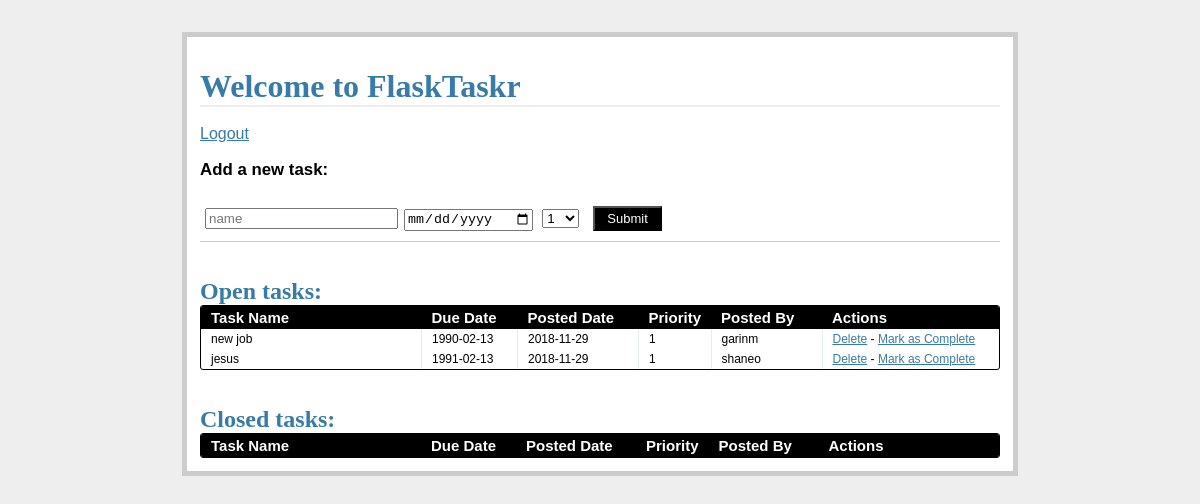
The page /tasks/ (signed in) on the database as committed earlier.
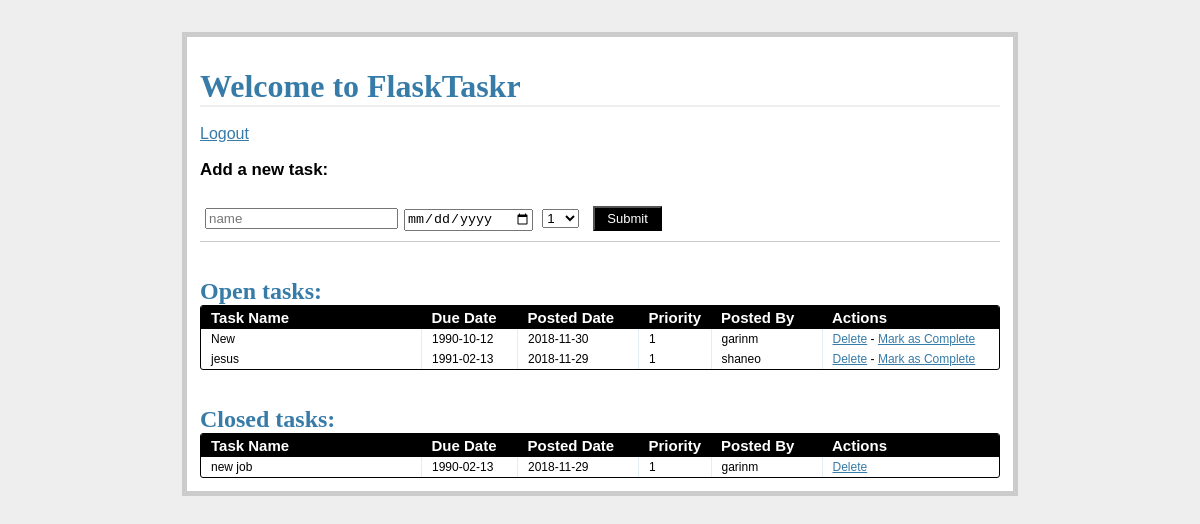
The same page on the database as committed later.
### models.py (models this page shows, shortened)
class Task(db.Model):
    __tablename__ = 'tasks'
    task_id = db.Column(db.Integer, primary_key=True)
    name = db.Column(db.String, nullable=False)
    due_date = db.Column(db.Date, nullable=False)
    priority = db.Column(db.Integer, nullable=False)
    posted_date = db.Column(db.Date, default=datetime.datetime.utcnow())
    status = db.Column(db.Integer)
    user_id = db.Column(db.Integer, db.ForeignKey('user.id'))

class User(db.Model):
    __tablename = 'users'
    id = db.Column(db.Integer, primary_key=True)
    name = db.Column(db.String, unique=True, nullable=False)
    email = db.Column(db.String, unique=True, nullable=False)
    password = db.Column(db.String, nullable=False)
    tasks = db.relationship('Task', backref='poster')

### views.py (the view)
@app.route('/tasks/')
@login_required
def tasks():
    return render_template(
        'tasks.html',
        form=AddTaskForm(request.form),
        open_tasks=open_tasks(),
        closed_tasks=closed_tasks()
    )

### forms.py
class AddTaskForm(FlaskForm):
    task_id = IntegerField()
    name = StringField('Task Name', validators=[DataRequired()])
    due_date = DateField(
        'Date Due (mm/dd/yyyy)',
        validators=[DataRequired()], format='%m/%d/%Y'
    )
    priority = SelectField(
        'Priority',
        validators=[DataRequired()],
        choices=[
            ('1', '1'), ('2', '2'), ('3', '3'), ('4', '4'), ('5', '5'),
             ('6', '6'), ('7', '7'), ('8', '8'), ('9', '9'), ('10', '10'),
        ]
    )
    status = IntegerField('Status')

### views.py (called while the page is built)
def open_tasks():
    return db.session.query(Task).filter_by(status='1').order_by(Task.due_date.asc())

def closed_tasks():
    return db.session.query(Task).filter_by(status='0').order_by(Task.due_date.asc())

def login_required(test):
    @wraps(test)
    def wrap(*args, **kwargs):
        if "logged_in" in session:
            return test(*args, **kwargs)
        else:
            flash('You need to login first.')
            return redirect(url_for('login'))
    return wrap

### templates/tasks.html (shortened to what this page needs)
{% extends "_base.html" %}
{% block content %}
<h1>Welcome to FlaskTaskr</h1>
<br>
<a href="{{ url_for('logout') }}">Logout</a>
<div class="add-task">
  <h3>Add a new task:</h3>
  <form action="{{ url_for('new_task') }}" method="post" class="inline-form">
    <div class="input-group">
      {{ form.name(placeholder="name") }}
    </div>
    <div class="input-group">
      {{ form.due_date(placeholder="due date") }}
    </div>
    <div class="input-group">
      {{ form.priority(placeholder="priority") }}
    </div>
    <div class="input-group">
      <button class="button" type="submit">Submit</button>
    </div>
</div>
<div class="entries">
  <br>
  <br>
  <h2>Open tasks:</h2>
  <div class="datagrid">
    <table>
      <thead>
        <tr>
          <th width="200px"><strong>Task Name</strong></th>
          <th width="75px"><strong>Due Date</strong></th>
          <th width="100px"><strong>Posted Date</strong></th>
          <th width="50px"><strong>Priority</strong></th>
          <th width="90px"><strong>Posted By</strong></th>
          <th><strong>Actions</strong></th>
        </tr>
      </thead>
      {% for task in open_tasks %}
        <tr>
          <td width="200px">{{ task.name }}</td>
          <td width="75px">{{ task.due_date }}</td>
          <td width="100px">{{ task.posted_date }}</td>
          <td width="50px">{{ task.priority }}</td>
          <td width="90px">{{ task.poster.name }}</td>
          <td>
            <a href="{{ url_for('delete_entry', task_id = task.task_id) }}">Delete</a>  -
            <a href="{{ url_for('complete', task_id = task.task_id) }}">Mark as Complete</a>
          </td>
        </tr>
      {% endfor %}
    </table>
  </div>
</div>
<br>
<br>
<div class="entries">
  <h2>Closed tasks:</h2>
  <div class="datagrid">
    <table>
      <thead>
        <tr>
          <th width="200px"><strong>Task Name</strong></th>
          <th width="75px"><strong>Due Date</strong></th>
          <th width="100px"><strong>Posted Date</strong></th>
          <th width="50px"><strong>Priority</strong></th>
          <th width="90px"><strong>Posted By</strong></th>
          <th><strong>Actions</strong></th>
        </tr>
      </thead>
      {% for task in closed_tasks %}
        <tr>
          <td width="200px">{{ task.name }}</td>
          <td width="75px">{{ task.due_date }}</td>
          <td width="100px">{{ task.posted_date }}</td>
          <td width="50px">{{ task.priority }}</td>
          <td width="90px">{{ task.poster.name }}</td>
          <td>
             <a href="{{ url_for('delete_entry', task_id = task.task_id) }}">Delete</a>
          </td>
        </tr>
      {% endfor %}
    </table>
  </div>
</div>
{% endblock %}

### templates/_base.html (shortened to what this page needs)
<!DOCTYPE html>
<html lang="en">
<head>
    <link rel="stylesheet" href="{{ url_for('static', filename='css/main.css') }}">
</head>
<body>
<div class="page">
    <br>
    {% block content %}
    {% endblock  %}
</div>
</body>
</html>

### static/css/main.css (style rules this page uses)
body { font-family: sans-serif; background: #eee; }
a, h1, h2 { color: #377BA8; }
h1, h2 { font-family: 'Georgia', serif; margin: 0; }
h1 { border-bottom: 2px solid #eee; }
h2 { font-size: 1.5em; }
.page { margin: 2em auto; width: 50em; border: 5px solid #ccc; padding: 0.8em; background: white; }
.entries { list-style: none; margin: 0; padding: 0; }
.add-task { font-size: 0.9em; border-bottom: 1px solid #ccc; }
.input-group { margin-bottom: 15px; }
.datagrid table { border-collapse: collapse; text-align: left; width: 100%; }
.datagrid { background: #fff; overflow: hidden; border: 1px solid #000000; border-radius: 3px; }
.datagrid table td, .datagrid table th { padding: 3px 10px; }
.datagrid table thead th { background-color:#000000; color:#FFFFFF; font-size: 15px; font-weight: bold; }
.datagrid table thead th:first-child { border: none; }
.datagrid table tbody td { color: #000000; border-left: 1px solid #E1EEF4; font-size: 12px; font-weight: normal; }
.datagrid table tbody td:first-child { border-left: none; }
.datagrid table tbody tr:last-child td { border-bottom: none; }
.button { background-color:#000; display:inline-block; color:#ffffff; font-size:13px; padding:3px 12px; margin: 0; text-decoration:none; position:relative; }
.inline-form .input-group { display: inline-block; margin: 10px 5px; }
.input-group input { width: 100%; }

Rows that differ between the two databases and show on the page:
added Task: name "New", due_date "1990-10-12", posted_date "2018-11-30", priority "1", poster.name "garinm", shown under "Open tasks:"
changed Task "new job": moves from the list under "Open tasks:" to the list under "Closed tasks:"
